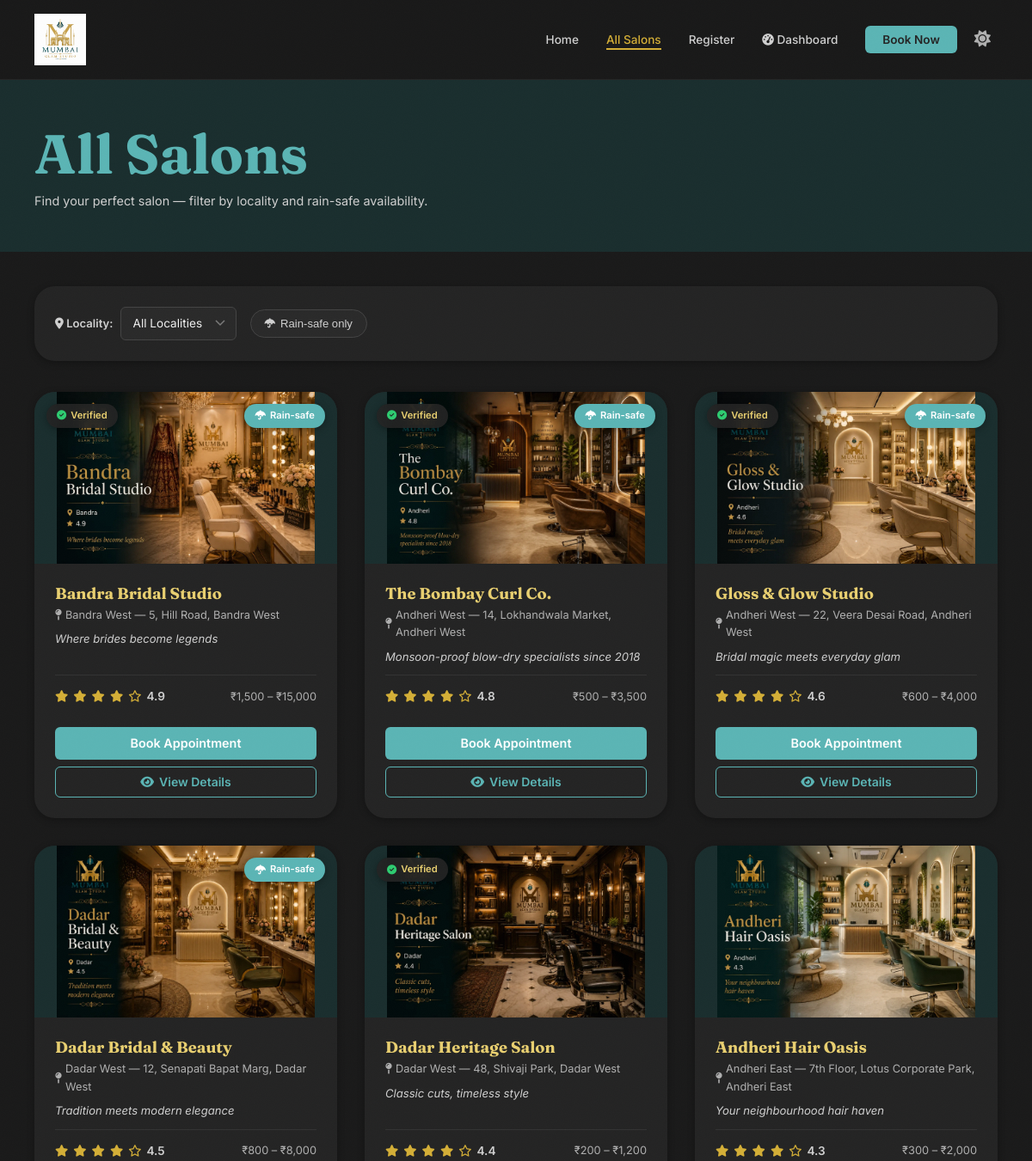
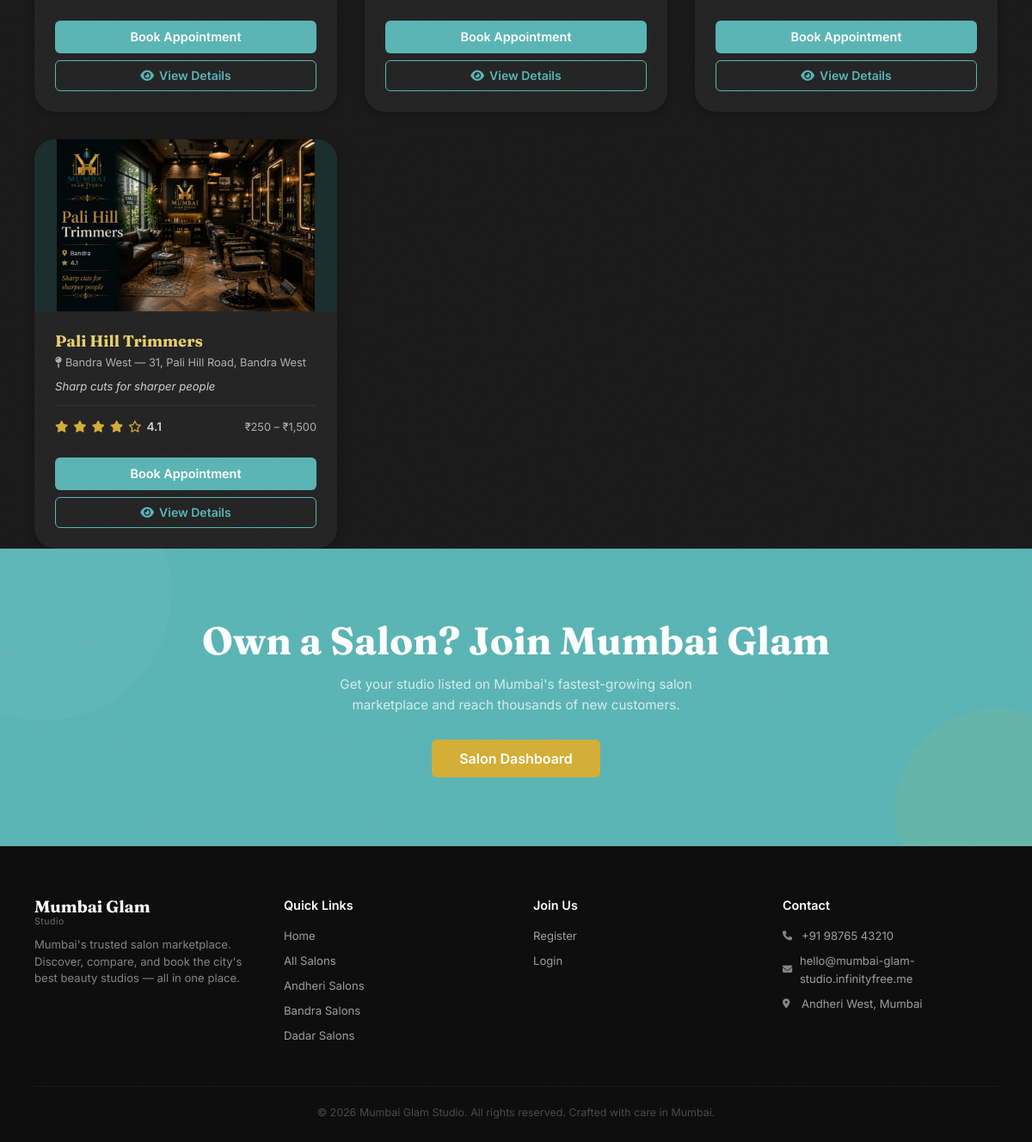
/salons.php (signed in), run on the app's committed database (2 pictures, top to bottom).
### tables this page shows
CREATE TABLE salons (
    id INT AUTO_INCREMENT PRIMARY KEY,
    name VARCHAR(120) NOT NULL,
    locality VARCHAR(100) NOT NULL,
    address VARCHAR(255) NOT NULL,
    rating DECIMAL(2,1) DEFAULT 0.0,
    review_count INT DEFAULT 0,
    avg_rating DECIMAL(2,1) DEFAULT 0.0,
    price_min INT DEFAULT 0,
    price_max INT DEFAULT 0,
    rain_safe TINYINT(1) DEFAULT 0,
    verified TINYINT(1) DEFAULT 0,
    is_admin TINYINT(1) DEFAULT 0,
    tagline VARCHAR(255) DEFAULT NULL,
    description TEXT NULL,
    services TEXT NULL,
    working_hours VARCHAR(255) NULL,
    contact_phone VARCHAR(20) NULL,
    contact_email VARCHAR(100) NULL,
    website VARCHAR(255) NULL,
    established_year YEAR NULL,
    facilities TEXT NULL,
    username VARCHAR(50) UNIQUE NOT NULL,
    password VARCHAR(255) NOT NULL,
    created_at TIMESTAMP DEFAULT CURRENT_TIMESTAMP
);

### salons.php (the view, shortened to what this page needs)
<?php
require_once 'config.php';
$conn = getDB();
$locality = isset($_GET['locality']) ? sanitize($_GET['locality']) : '';
$rainSafe = isset($_GET['rain_safe']) ? (int)$_GET['rain_safe'] : 0;
$sql = "SELECT * FROM salons WHERE is_admin = 0";
$sql .= " ORDER BY rating DESC, name ASC";
$stmt = $conn->prepare($sql);
$stmt->execute();
$salons = $stmt->get_result();
$pageTitle = $locality ? 'Salons in ' . $locality : 'All Salons';
$isCustomer = isset($_SESSION['user_type']) && $_SESSION['user_type'] === 'customer';
?>
<!DOCTYPE html>
<html lang="en" data-theme="dark">
<head>
    <?php require_once 'includes/header.php'; ?>
</head>
<body>
<?php require_once 'includes/nav.php'; ?>
<div class="page-header">
    <div class="container">
        <h1><?php echo $pageTitle; ?></h1>
        <p>Find your perfect salon — filter by locality and rain-safe availability.</p>
    </div>
</div>
<section class="featured" style="padding-top:0;">
    <div class="container">
        <form method="GET" action="salons.php" class="filters-bar">
            <div class="filter-group">
                <label for="filter-locality"><i class="fas fa-map-marker-alt"></i> Locality:</label>
                <select name="locality" id="filter-locality" onchange="this.form.submit()">
                    <option value="">All Localities</option>
                </select>
            </div>
            <div class="filter-group">
                <button type="submit" name="rain_safe" value="1" class="filter-chip <?php echo $rainSafe ? 'active' : ''; ?>">
                    <i class="fas fa-umbrella"></i> Rain-safe only
                </button>
            </div>
        </form>
        <?php if ($salons && $salons->num_rows > 0): ?>
        <div class="salon-grid">
            <?php
            $icons = ['fa-scissors', 'fa-wand-magic-sparkles', 'fa-spa', 'fa-hand-sparkles', 'fa-face-smile-beam', 'fa-gem', 'fa-leaf'];
            $idx = 0;
            while ($salon = $salons->fetch_assoc()):
                $icon = $icons[$idx % count($icons)];
                $imagePath = getSalonImage($salon['name']);
            ?>
            <div class="salon-card animate-in animate-delay-<?php echo ($idx % 3) + 1; ?>">
                <div class="salon-card-img">
                    <?php if ($imagePath): ?>
                        <img src="<?php echo $imagePath; ?>" alt="<?php echo htmlspecialchars($salon['name']); ?>" class="salon-image">
                    <?php else: ?>
                        <i class="fas <?php echo $icon; ?> salon-icon"></i>
                    <?php endif; ?>
                    <?php if ($salon['verified']): ?>
                    <span class="badge-verified"><i class="fas fa-circle-check"></i> Verified</span>
                    <?php endif; ?>
                    <?php if ($salon['rain_safe']): ?>
                    <span class="badge-rain-safe"><i class="fas fa-umbrella"></i> Rain-safe</span>
                    <?php endif; ?>
                </div>
                <div class="salon-card-body">
                    <h3><?php echo htmlspecialchars($salon['name']); ?></h3>
                    <div class="salon-locality"><i class="fas fa-map-pin"></i> <?php echo htmlspecialchars($salon['locality']); ?> — <?php echo htmlspecialchars($salon['address']); ?></div>
                    <?php if ($salon['tagline']): ?>
                    <p class="salon-tagline"><?php echo htmlspecialchars($salon['tagline']); ?></p>
                    <?php endif; ?>
                    <div class="salon-meta">
                        <div class="salon-rating">
                            <?php echo renderStars($salon['rating']); ?>
                            <span class="rating-num"><?php echo number_format($salon['rating'], 1); ?></span>
                        </div>
                        <div class="salon-price"><?php echo formatPrice($salon['price_min'], $salon['price_max']); ?></div>
                    </div>
                </div>
                <div class="salon-card-actions">
                    <?php if ($isCustomer): ?>
                    <a href="booking.php?salon_id=<?php echo $salon['id']; ?>" class="btn btn-primary btn-block">
                        Book Appointment
                    </a>
                    <?php else: ?>
                    <a href="login.php" class="btn btn-outline btn-block" style="border-color: var(--gold); color: var(--gold);">
                        <i class="fas fa-lock"></i> Login to Book
                    </a>
                    <?php endif; ?>
                    <a href="detail_salon.php?id=<?php echo $salon['id']; ?>" class="btn btn-outline btn-block" style="margin-top: 8px;">
                        <i class="fas fa-eye"></i> View Details
                    </a>
                </div>
            </div>
            <?php $idx++; endwhile; ?>
        </div>
        <?php endif; ?>
    </div>
</section>
<section class="cta-section">
    <div class="container">
        <h2>Own a Salon? Join Mumbai Glam</h2>
        <p>Get your studio listed on Mumbai's fastest-growing salon marketplace and reach thousands of new customers.</p>
        <a href="dashboard.php" class="btn btn-gold">Salon Dashboard</a>
    </div>
</section>
<?php require_once 'includes/footer.php'; ?>
</body>
</html>

### config.php (shortened to what this page needs)
<?php
function renderStars($rating) {
    $full = floor($rating);
    $half = ($rating - $full) >= 0.5;
    $html = '';
    for ($i = 1; $i <= 5; $i++) {
        if ($i <= $full) {
            $html .= '<i class="fas fa-star"></i>';
        } elseif ($i === $full + 1 && $half) {
            $html .= '<i class="fas fa-star-half-alt"></i>';
        } else {
            $html .= '<i class="far fa-star"></i>';
        }
    }
    return $html;
}
function formatPrice($min, $max) {
    return '&#8377;' . number_format($min) . ' – &#8377;' . number_format($max);
}
function getSalonImage($name) {
    $safeName = strtolower(preg_replace('/[^a-zA-Z0-9]/', '_', $name));
    $safeName = preg_replace('/_+/', '_', $safeName);
    $safeName = trim($safeName, '_');
    $extensions = ['webp', 'jpg', 'jpeg', 'png', 'gif'];
    $basePath = 'assets/salons/';
    foreach ($extensions as $ext) {
        $path = $basePath . $safeName . '.' . $ext;
    }
    foreach ($extensions as $ext) {
        $path = $basePath . $name . '.' . $ext;
        if (file_exists($path)) {
            return $path;
        }
    }
    return null;
}

### includes/nav.php (style rules this page uses)
@media (min-width: 769px) { body { padding-bottom: 0; } }

### data on the page
salons: name (picture), verified 1 (drawn), rain_safe 1 (drawn), name "Bandra Bridal Studio", locality "Bandra West", address "5, Hill Road, Bandra West", tagline "Where brides become legends", rating "4.9", formatPrice($salon['price_min'], $salon['price_max']) "₹1,500 – ₹15,000"
salons: name (picture), verified 1 (drawn), rain_safe 1 (drawn), name "The Bombay Curl Co.", locality "Andheri West", address "14, Lokhandwala Market, Andheri West", tagline "Monsoon-proof blow-dry specialists since 2018", rating "4.8", formatPrice($salon['price_min'], $salon['price_max']) "₹500 – ₹3,500"
salons: name (picture), verified 1 (drawn), rain_safe 1 (drawn), name "Gloss & Glow Studio", locality "Andheri West", address "22, Veera Desai Road, Andheri West", tagline "Bridal magic meets everyday glam", rating "4.6", formatPrice($salon['price_min'], $salon['price_max']) "₹600 – ₹4,000"
salons: name (picture), rain_safe 1 (drawn), name "Dadar Bridal & Beauty", locality "Dadar West", address "12, Senapati Bapat Marg, Dadar West", tagline "Tradition meets modern elegance", rating "4.5", formatPrice($salon['price_min'], $salon['price_max']) "₹800 – ₹8,000"
salons: name (picture), verified 1 (drawn), name "Dadar Heritage Salon", locality "Dadar West", address "48, Shivaji Park, Dadar West", tagline "Classic cuts, timeless style", rating "4.4", formatPrice($salon['price_min'], $salon['price_max']) "₹200 – ₹1,200"
salons: name (picture), name "Andheri Hair Oasis", locality "Andheri East", address "7th Floor, Lotus Corporate Park, Andheri East", tagline "Your neighbourhood hair haven", rating "4.3", formatPrice($salon['price_min'], $salon['price_max']) "₹300 – ₹2,000"
salons: name (picture), name "Pali Hill Trimmers", locality "Bandra West", address "31, Pali Hill Road, Bandra West", tagline "Sharp cuts for sharper people", rating "4.1", formatPrice($salon['price_min'], $salon['price_max']) "₹250 – ₹1,500"

### other printed values
$pageTitle "All Salons"
